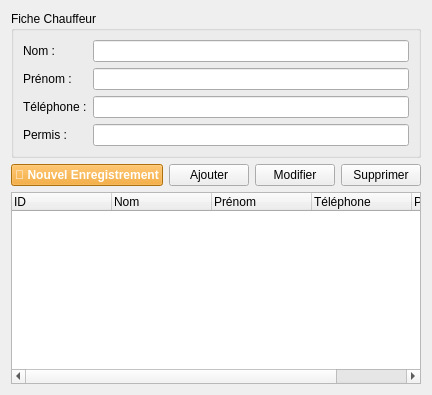
<?xml version="1.0" encoding="UTF-8"?>
<ui version="4.0">
 <class>GestionChauffeur</class>
 <widget class="QWidget" name="GestionChauffeur">
  <layout class="QVBoxLayout" name="mainLayout">
   <item>
    <widget class="QGroupBox" name="formGroup">
     <property name="title"><string>Fiche Chauffeur</string></property>
     <layout class="QFormLayout" name="formLayout">
      <item row="0" column="0"><widget class="QLabel" name="label_nom"><property name="text"><string>Nom :</string></property></widget></item>
      <item row="0" column="1"><widget class="QLineEdit" name="input_nom"/></item>
      <item row="1" column="0"><widget class="QLabel" name="label_prenom"><property name="text"><string>Prénom :</string></property></widget></item>
      <item row="1" column="1"><widget class="QLineEdit" name="input_prenom"/></item>
      <item row="2" column="0"><widget class="QLabel" name="label_tel"><property name="text"><string>Téléphone :</string></property></widget></item>
      <item row="2" column="1"><widget class="QLineEdit" name="input_tel"/></item>
      <item row="3" column="0"><widget class="QLabel" name="label_permis"><property name="text"><string>Permis :</string></property></widget></item>
      <item row="3" column="1"><widget class="QLineEdit" name="input_permis"/></item>
     </layout>
    </widget>
   </item>
   <item>
    <layout class="QHBoxLayout" name="buttonLayout">
     <item><widget class="QPushButton" name="btn_nouveau"><property name="text"><string>🔄 Nouvel Enregistrement</string></property><property name="styleSheet"><string>background-color: #f39c12; color: white; font-weight: bold;</string></property></widget></item>
     <item><widget class="QPushButton" name="btn_ajouter"><property name="text"><string>Ajouter</string></property></widget></item>
     <item><widget class="QPushButton" name="btn_modifier"><property name="text"><string>Modifier</string></property></widget></item>
     <item><widget class="QPushButton" name="btn_supprimer"><property name="text"><string>Supprimer</string></property></widget></item>
    </layout>
   </item>
   <item>
    <widget class="QTreeWidget" name="tableChauffeurs">
     <column><property name="text"><string>ID</string></property></column>
     <column><property name="text"><string>Nom</string></property></column>
     <column><property name="text"><string>Prénom</string></property></column>
     <column><property name="text"><string>Téléphone</string></property></column>
     <column><property name="text"><string>Permis</string></property></column>
    </widget>
   </item>
  </layout>
 </widget>
</ui>
